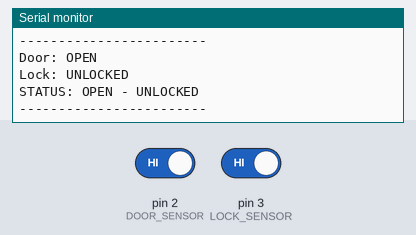
A sketch run on a simulated Arduino Uno, built with avr-gcc and run on an emulated ATmega328P. On the bench: the last lines printed to the serial monitor. Inputs (shaded band) come from the test bench; at power-on: pin 2 (DOOR_SENSOR) HIGH, pin 3 (LOCK_SENSOR) HIGH.

Above: at 1.2 s.
1.3 s: pin 2 (DOOR_SENSOR) driven LOW
At 2.6 s:
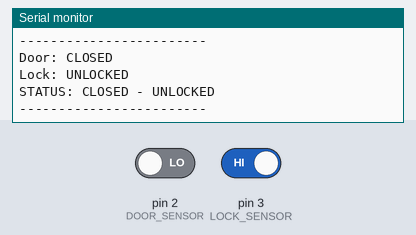
2.9 s: pin 3 (LOCK_SENSOR) driven LOW
At 3.8 s:
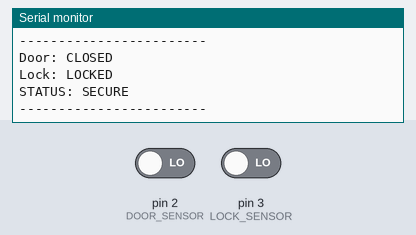
4.4 s: pin 2 (DOOR_SENSOR) driven HIGH
At 5.5 s:
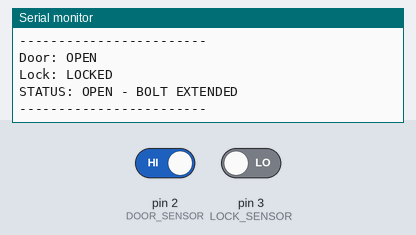

Measured:
- after the input at 1.3 s, the serial monitor: prints a new line after 0.08 s (image 1)
- after the input at 2.9 s, the serial monitor: prints a new line after 0.07 s (image 2)
- after the input at 4.4 s, the serial monitor: prints a new line after 0.06 s (image 3)

The sketch:

Code.ino
```cpp
// ===================================
// Arduino Door & Lock State Detector
// ===================================

const int DOOR_SENSOR = 2;
const int LOCK_SENSOR = 3;

// Sensor states
bool doorClosed;
bool lockEngaged;

bool previousDoorClosed;
bool previousLockEngaged;

void setup() {
  Serial.begin(9600);

  pinMode(DOOR_SENSOR, INPUT_PULLUP);
  pinMode(LOCK_SENSOR, INPUT_PULLUP);

  // Initial readings
  delay(50);

  doorClosed = (digitalRead(DOOR_SENSOR) == LOW);
  lockEngaged = (digitalRead(LOCK_SENSOR) == LOW);

  previousDoorClosed = doorClosed;
  previousLockEngaged = lockEngaged;

  printStatus();
}

void loop() {

  // Read both sensors
  bool newDoorState = (digitalRead(DOOR_SENSOR) == LOW);
  bool newLockState = (digitalRead(LOCK_SENSOR) == LOW);

  // Basic debounce
  delay(30);

  if (newDoorState != (digitalRead(DOOR_SENSOR) == LOW)) {
    return;
  }

  if (newLockState != (digitalRead(LOCK_SENSOR) == LOW)) {
    return;
  }

  doorClosed = newDoorState;
  lockEngaged = newLockState;

  // Detect state changes
  if (doorClosed != previousDoorClosed ||
      lockEngaged != previousLockEngaged) {

    printStatus();

    previousDoorClosed = doorClosed;
    previousLockEngaged = lockEngaged;
  }
}

void printStatus() {

  Serial.println("------------------------");

  Serial.print("Door: ");
  Serial.println(doorClosed ? "CLOSED" : "OPEN");

  Serial.print("Lock: ");
  Serial.println(lockEngaged ? "LOCKED" : "UNLOCKED");

  if (doorClosed && lockEngaged) {
    Serial.println("STATUS: SECURE");
  }
  else if (doorClosed && !lockEngaged) {
    Serial.println("STATUS: CLOSED - UNLOCKED");
  }
  else if (!doorClosed && lockEngaged) {
    Serial.println("STATUS: OPEN - BOLT EXTENDED");
  }
  else {
    Serial.println("STATUS: OPEN - UNLOCKED");
  }

  Serial.println("------------------------");
}
```
